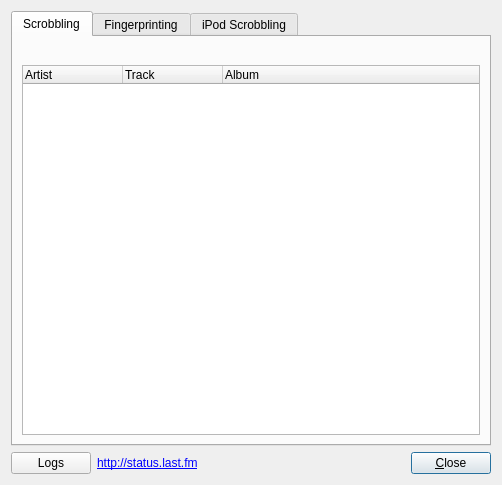
<?xml version="1.0" encoding="UTF-8"?>
<ui version="4.0">
 <class>DiagnosticsDialog</class>
 <widget class="QDialog" name="DiagnosticsDialog">
  <property name="geometry">
   <rect>
    <x>0</x>
    <y>0</y>
    <width>502</width>
    <height>485</height>
   </rect>
  </property>
  <property name="windowTitle">
   <string>Diagnostics</string>
  </property>
  <layout class="QVBoxLayout">
   <item>
    <widget class="QTabWidget" name="tabs">
     <property name="minimumSize">
      <size>
       <width>0</width>
       <height>0</height>
      </size>
     </property>
     <property name="autoFillBackground">
      <bool>false</bool>
     </property>
     <property name="currentIndex">
      <number>0</number>
     </property>
     <widget class="QWidget" name="subs_tab">
      <attribute name="title">
       <string>Scrobbling</string>
      </attribute>
      <layout class="QVBoxLayout" name="verticalLayout">
       <property name="spacing">
        <number>5</number>
       </property>
       <item>
        <layout class="QHBoxLayout">
         <property name="spacing">
          <number>-1</number>
         </property>
         <item>
          <widget class="StatusLight" name="subs_light" native="true">
           <property name="sizePolicy">
            <sizepolicy hsizetype="Maximum" vsizetype="Maximum">
             <horstretch>0</horstretch>
             <verstretch>0</verstretch>
            </sizepolicy>
           </property>
          </widget>
         </item>
         <item>
          <widget class="QLabel" name="subs_status">
           <property name="toolTip">
            <string>This is an easter egg!</string>
           </property>
           <property name="text">
            <string/>
           </property>
          </widget>
         </item>
         <item>
          <spacer>
           <property name="orientation">
            <enum>Qt::Horizontal</enum>
           </property>
           <property name="sizeHint" stdset="0">
            <size>
             <width>20</width>
             <height>2</height>
            </size>
           </property>
          </spacer>
         </item>
         <item>
          <widget class="QLabel" name="subs_cache_count">
           <property name="enabled">
            <bool>false</bool>
           </property>
           <property name="text">
            <string/>
           </property>
          </widget>
         </item>
        </layout>
       </item>
       <item>
        <widget class="QTreeWidget" name="cached">
         <property name="sizePolicy">
          <sizepolicy hsizetype="Expanding" vsizetype="Expanding">
           <horstretch>0</horstretch>
           <verstretch>0</verstretch>
          </sizepolicy>
         </property>
         <property name="rootIsDecorated">
          <bool>false</bool>
         </property>
         <property name="uniformRowHeights">
          <bool>true</bool>
         </property>
         <property name="itemsExpandable">
          <bool>false</bool>
         </property>
         <property name="allColumnsShowFocus">
          <bool>true</bool>
         </property>
         <property name="columnCount">
          <number>3</number>
         </property>
         <column>
          <property name="text">
           <string>Artist</string>
          </property>
         </column>
         <column>
          <property name="text">
           <string>Track</string>
          </property>
         </column>
         <column>
          <property name="text">
           <string>Album</string>
          </property>
         </column>
        </widget>
       </item>
      </layout>
     </widget>
     <widget class="QWidget" name="fingerprintingTab">
      <attribute name="title">
       <string>Fingerprinting</string>
      </attribute>
      <layout class="QVBoxLayout" name="verticalLayout_2">
       <item>
        <widget class="QLabel" name="fingerprints_title">
         <property name="font">
          <font>
           <weight>75</weight>
           <bold>true</bold>
          </font>
         </property>
         <property name="text">
          <string>Recently Fingerprinted Tracks</string>
         </property>
        </widget>
       </item>
       <item>
        <widget class="QTreeWidget" name="fingerprints">
         <property name="sizePolicy">
          <sizepolicy hsizetype="Expanding" vsizetype="Expanding">
           <horstretch>0</horstretch>
           <verstretch>0</verstretch>
          </sizepolicy>
         </property>
         <property name="rootIsDecorated">
          <bool>false</bool>
         </property>
         <property name="uniformRowHeights">
          <bool>true</bool>
         </property>
         <property name="itemsExpandable">
          <bool>false</bool>
         </property>
         <property name="allColumnsShowFocus">
          <bool>true</bool>
         </property>
         <property name="columnCount">
          <number>3</number>
         </property>
         <column>
          <property name="text">
           <string>Artist</string>
          </property>
         </column>
         <column>
          <property name="text">
           <string>Track</string>
          </property>
         </column>
         <column>
          <property name="text">
           <string>Album</string>
          </property>
         </column>
        </widget>
       </item>
      </layout>
     </widget>
     <widget class="QWidget" name="iPodTab">
      <attribute name="title">
       <string>iPod Scrobbling</string>
      </attribute>
      <layout class="QVBoxLayout">
       <item>
        <layout class="QHBoxLayout">
         <item>
          <widget class="QComboBox" name="ipod_type">
           <property name="sizePolicy">
            <sizepolicy hsizetype="Expanding" vsizetype="Fixed">
             <horstretch>0</horstretch>
             <verstretch>0</verstretch>
            </sizepolicy>
           </property>
           <item>
            <property name="text">
             <string>iTunes automatically manages my iPod</string>
            </property>
           </item>
           <item>
            <property name="text">
             <string>I manually manage my iPod</string>
            </property>
           </item>
          </widget>
         </item>
         <item>
          <widget class="QPushButton" name="ipod_scrobble_button">
           <property name="text">
            <string>Scrobble iPod</string>
           </property>
           <property name="autoRepeatDelay">
            <number>300</number>
           </property>
          </widget>
         </item>
        </layout>
       </item>
       <item>
        <widget class="QPlainTextEdit" name="ipod_log">
         <property name="font">
          <font>
           <family>Courier New</family>
          </font>
         </property>
         <property name="readOnly">
          <bool>true</bool>
         </property>
         <property name="maximumBlockCount">
          <number>0</number>
         </property>
        </widget>
       </item>
      </layout>
     </widget>
    </widget>
   </item>
   <item>
    <layout class="QHBoxLayout">
     <item>
      <widget class="QPushButton" name="logs_button">
       <property name="text">
        <string>Logs</string>
       </property>
       <property name="autoDefault">
        <bool>false</bool>
       </property>
      </widget>
     </item>
     <item>
      <widget class="QLabel" name="label">
       <property name="text">
        <string notr="true">&lt;a href='http://status.last.fm'&gt;http://status.last.fm&lt;/a&gt;</string>
       </property>
       <property name="textFormat">
        <enum>Qt::RichText</enum>
       </property>
       <property name="openExternalLinks">
        <bool>true</bool>
       </property>
      </widget>
     </item>
     <item>
      <spacer>
       <property name="orientation">
        <enum>Qt::Horizontal</enum>
       </property>
       <property name="sizeType">
        <enum>QSizePolicy::Expanding</enum>
       </property>
       <property name="sizeHint" stdset="0">
        <size>
         <width>0</width>
         <height>0</height>
        </size>
       </property>
      </spacer>
     </item>
     <item>
      <widget class="QPushButton" name="close_button">
       <property name="text">
        <string>&amp;Close</string>
       </property>
       <property name="default">
        <bool>true</bool>
       </property>
      </widget>
     </item>
    </layout>
   </item>
  </layout>
 </widget>
 <customwidgets>
  <customwidget>
   <class>StatusLight</class>
   <extends>QWidget</extends>
   <header>lib/unicorn/widgets/StatusLight.h</header>
   <container>1</container>
  </customwidget>
 </customwidgets>
 <resources/>
 <connections>
  <connection>
   <sender>close_button</sender>
   <signal>clicked()</signal>
   <receiver>DiagnosticsDialog</receiver>
   <slot>accept()</slot>
   <hints>
    <hint type="sourcelabel">
     <x>471</x>
     <y>476</y>
    </hint>
    <hint type="destinationlabel">
     <x>502</x>
     <y>336</y>
    </hint>
   </hints>
  </connection>
 </connections>
</ui>
